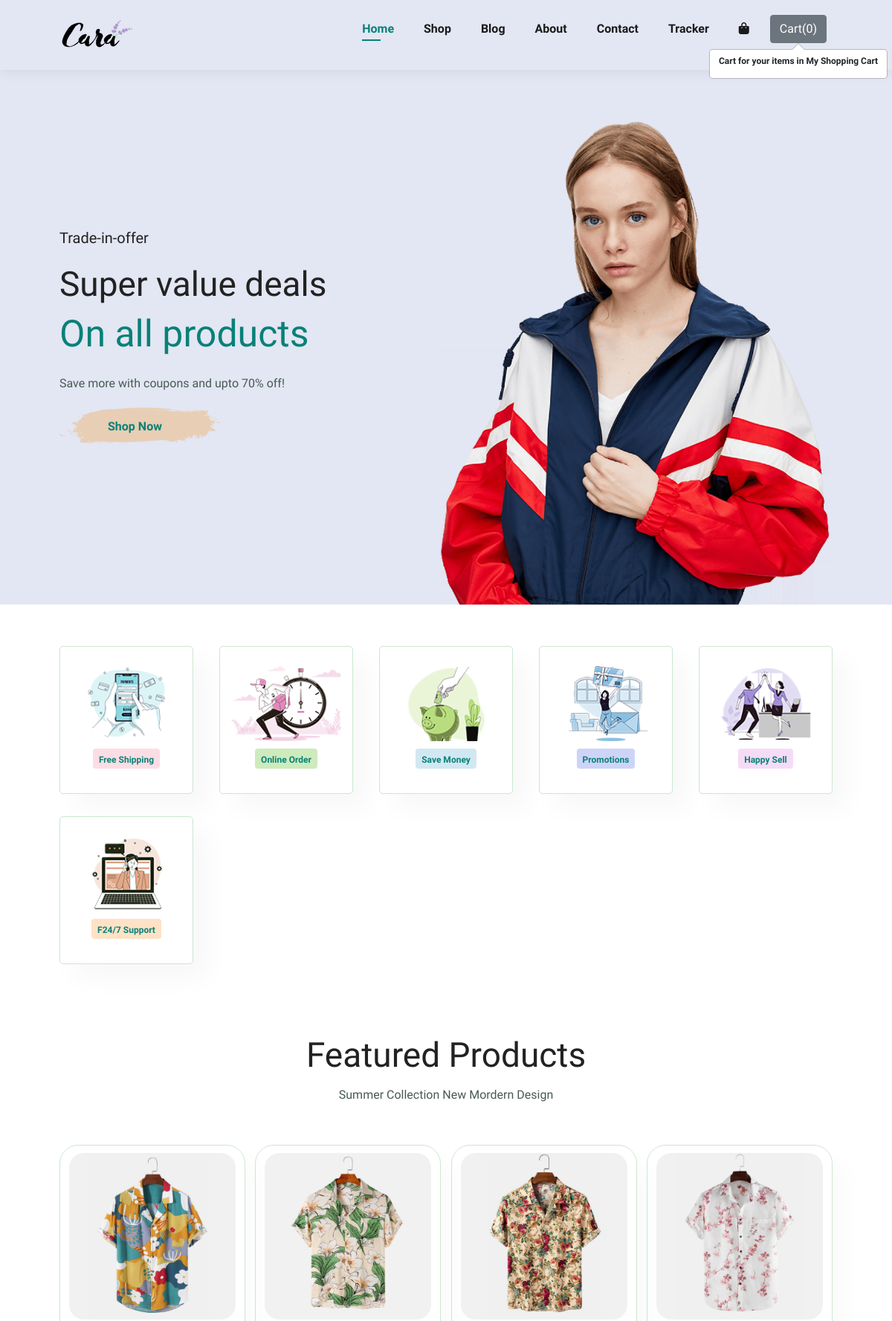
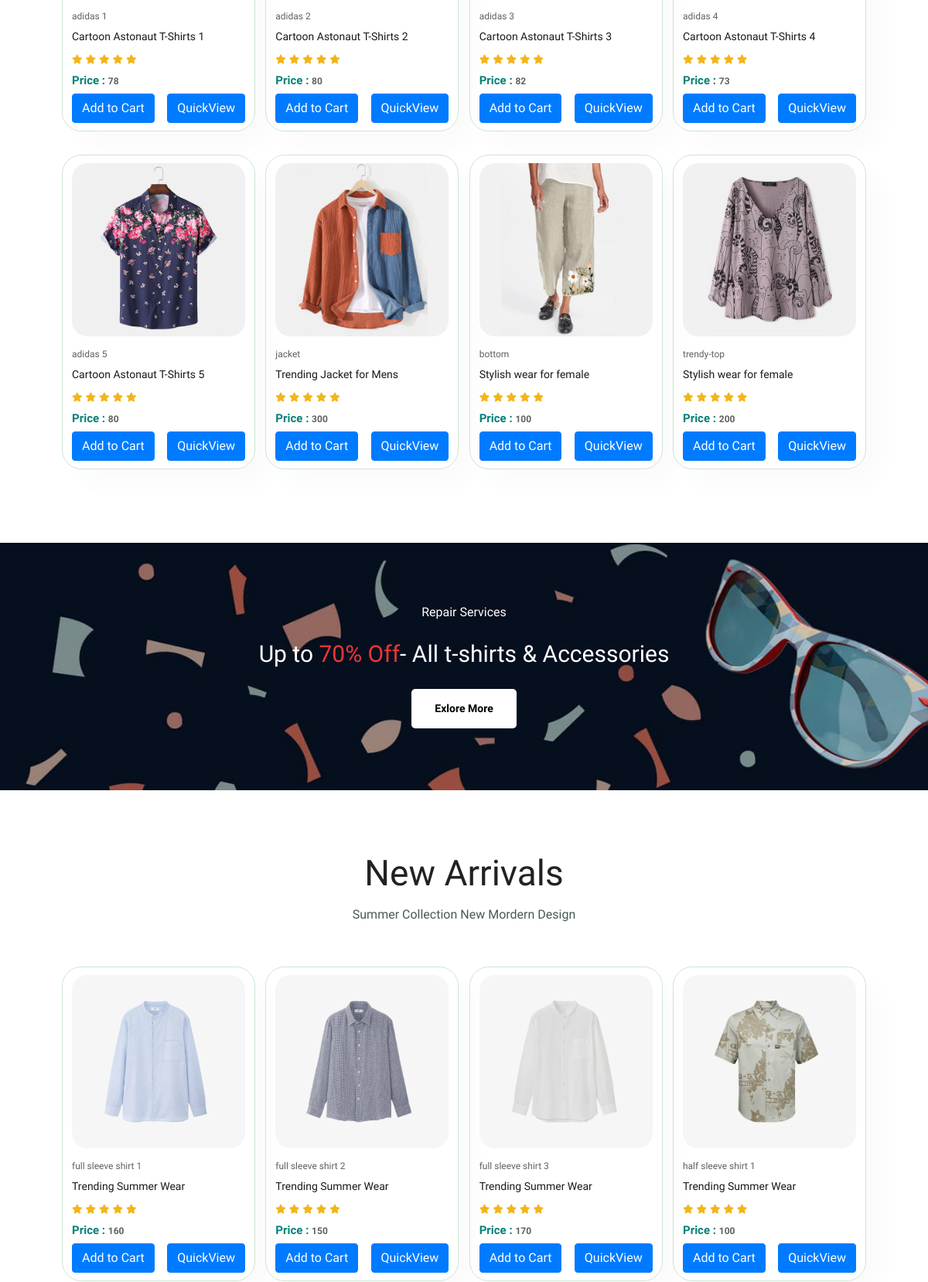
Page /cart/ (upper part) on the committed database (2 pictures, top to bottom).
### cart/models.py (models this page shows, shortened)
class Products(models.Model):
    product_id = models.AutoField
    product_name = models.CharField(max_length=50)
    category = models.CharField(max_length=50 , default="")
    subcategory = models.CharField(max_length=50 , default="")
    price = models.IntegerField(default=0)
    desc = models.CharField(max_length=300)
    pub_date = models.DateField()
    image = models.ImageField(upload_to='cart/images' , default='')

### cart/views.py (the view)
# urls.py: path('' , views.home , name='home'),
def home(request):
    products = Products.objects.all()
    params = {
        'products' : products ,
    }
    return render(request , 'cart/home.html' , params )

### cart/templates/cart/home.html (shortened to what this page needs)
{% extends 'cart/base.html' %} {% block content %}
<section id="hero">
    <h4>Trade-in-offer</h4>
    <h2>Super value deals</h2>
    <h1>On all products</h1>
    <p>Save more with coupons and upto 70% off!</p>
    <button>Shop Now</button>
</section>
<section id="feature" class="section-p1">
    <div class="fea-box">
        <img src="/static/cart/img/features/f1.png" alt="">
        <h6>Free Shipping</h6>
    </div>
    <div class="fea-box">
        <img src="/static/cart/img/features/f2.png" alt="">
        <h6>Online Order</h6>
    </div>
    <div class="fea-box">
        <img src="/static/cart/img/features/f3.png" alt="">
        <h6>Save Money</h6>
    </div>
    <div class="fea-box">
        <img src="/static/cart/img/features/f4.png" alt="">
        <h6>Promotions</h6>
    </div>
    <div class="fea-box">
        <img src="/static/cart/img/features/f5.png" alt="">
        <h6>Happy Sell</h6>
    </div>
    <div class="fea-box">
        <img src="/static/cart/img/features/f6.png" alt="">
        <h6>F24/7 Support</h6>
    </div>
</section>
<section id="product1" class="section-p1">
    <h2>Featured Products</h2>
    <p>Summer Collection New Mordern Design</p>
    <div class="prod-container">
        {% for i in products|slice:"0:8" %}
        <div class="prod">
            <img src="/media/{{i.image}}" alt="">
            <div class="des">
                <span>{{i.product_name}}</span>
                <h5 id="namepr{{i.id}}">{{i.desc}}</h5>
                <div class="stars">
                    <i class="fas fa-star"></i>
                    <i class="fas fa-star"></i>
                    <i class="fas fa-star"></i>
                    <i class="fas fa-star"></i>
                    <i class="fas fa-star"></i>
                </div>
                <h4>Price : <span id="pricepr{{i.id}}">{{i.price}}</span></h4>
            </div>
            <div class="btns" style="display: flex;justify-content:space-between;margin-top:-10px">
                <span id="divpr{{i.id}}" class="divpr">
                    <button id="pr{{i.id}}" class="btn btn-primary cart">Add to Cart</button>
                    </span>
                <a href="/cart/products/{{i.id}}">
                    <button id="qv{{i.id}}" class="btn btn-primary cart">QuickView</button>
                </a>
            </div>
        </div>
        {% endfor %}
    </div>
</section>
<section id="banner" class="section-m1">
    <h4>Repair Services</h4>
    <h2>Up to <span>70% Off</span>- All t-shirts & Accessories</h2>
    <button class="normal">Exlore More</button>
</section>
<section id="product1" class="section-p1">
    <h2>New Arrivals</h2>
    <p>Summer Collection New Mordern Design</p>
    <div class="prod-container">
        {% for i in products|slice:"8:16" %}
        <div class="prod">
            <img src="/media/{{i.image}}" alt="">
            <div class="des">
                <span>{{i.product_name}}</span>
                <h5 id="namepr{{i.id}}">{{i.desc}}</h5>
                <div class="stars">
                    <i class="fas fa-star"></i>
                    <i class="fas fa-star"></i>
                    <i class="fas fa-star"></i>
                    <i class="fas fa-star"></i>
                    <i class="fas fa-star"></i>
                </div>
                <h4>Price : <span id="pricepr{{i.id}}">{{i.price}}</span></h4>
            </div>
            <div class="btns" style="display: flex;justify-content:space-between;margin-top:-10px">
                <span id="divpr{{i.id}}" class="divpr">
                    <button id="pr{{i.id}}" class="btn btn-primary cart">Add to Cart</button>
                    </span>
                <a href="/cart/products/{{i.id}}">
                    <button id="qv{{i.id}}" class="btn btn-primary cart">QuickView</button>
                </a>
            </div>
        </div>
        {% endfor %}
    </div>
</section>
{% endblock content %}

### cart/static/cart/css/style.css (style rules this page uses)
* { margin: 0; padding: 0; box-sizing: border-box; font-family: "Spartan", sans-serif; }
html { scroll-behavior: smooth; }
h1 { font-size: 50px; line-height: 64px; color: #222; }
h2 { font-size: 46px; line-height: 54px; color: #222; }
h4 { font-size: 20px; color: #222; }
h6 { font-weight: 700; font-size: 12px; }
p { font-size: 16px; color: #465b52; margin: 15px 0 20px 0; }
.section-p1 { padding: 40px 80px; }
.section-m1 { margin: 40px 0; }
button.normal { font-size: 14px; font-weight: 600; padding: 15px 30px; color: #000; background-color: #fff; border-radius: 5px; cursor: pointer; border: none; outline: none; transition: 0.2s; }
body { width: 100%; }
#hero { background-image: url('../img/hero4.png'); height: 90vh; width: 100%; background-size: cover; background-position: top 25% right 0%; padding: 0 80px; display: flex; flex-direction: column; align-items: flex-start; justify-content: center; }
#hero h4 { padding-bottom: 15px; }
#hero h1 { color: #088178; }
#hero button { background-image: url('../img/button.png'); background-color: transparent; color: #088178; border: 0; padding: 14px 80px 14px 65px; background-repeat: no-repeat; cursor: pointer; font-weight: 700; font-size: 16px; }
#feature { display: flex; align-items: center; justify-content: space-between; flex-wrap: wrap; }
#feature .fea-box img { width: 100%; margin-bottom: 10px; }
#feature .fea-box { width: 180px; text-align: center; padding: 25px 15px; box-shadow: 20px 20px 34px rgba(0, 0, 0, 0.03); border: 1px solid #cce7d0; border-radius: 5px; margin: 15px 0; }
#feature .fea-box h6 { display: inline-block; padding: 9px 8px 6px 8px; line-height: 1; border-radius: 4px; color: #088178; background-color: #fddde4; }
#feature .fea-box:nth-child(2) h6 { background-color: #cdebbc; }
#feature .fea-box:nth-child(3) h6 { background-color: #d1e8f2; }
#feature .fea-box:nth-child(4) h6 { background-color: #cdd4f8; }
#feature .fea-box:nth-child(5) h6 { background-color: #f6dbf6; }
#feature .fea-box:nth-child(6) h6 { background-color: #ffe2c5; }
#product1 { text-align: center; }
#product1 .prod-container { display: flex; justify-content: space-between; padding-top: 20px; flex-wrap: wrap; }
#product1 .prod { width: 23%; min-width: 250px; padding: 10px 12px; border: 1px solid #cce7d0; border-radius: 25px; cursor: pointer; box-shadow: 20px 20px 30px rgba(0, 0, 0, 0.02); margin: 15px 0; transition: 0.2s ease; position: relative; }
#product1 .prod img { width: 100%; border-radius: 20px; }
#product1 .prod .des { text-align: start; padding: 10px 0; position: relative; }
#product1 .prod .des span { color: #606063; font-size: 12px; }
#product1 .prod .des h5 { padding-top: 7px; color: #1a1a1a; font-size: 14px; }
#product1 .prod .des i { font-size: 12px; color: rgb(243, 181, 25); }
#product1 .prod .des h4 { padding-top: 7px; font-size: 15px; font-weight: 700; color: #088178; }
#banner { display: flex; flex-direction: column; justify-content: center; align-items: center; text-align: center; background-image: url('../img/banner/b2.jpg'); width: 100%; height: 40vh; background-size: cover; background-position: center; }
#banner h4 { color: #fff; font-size: 16px; }
#banner h2 { color: #fff; font-size: 30px; padding: 10px 0; }
#banner h2 span { color: #ef3636; }

### rows in the picture
Products: image (picture), product_name "adidas 1", desc "Cartoon Astonaut T-Shirts 1", price "78"
Products: image (picture), product_name "adidas 2", desc "Cartoon Astonaut T-Shirts 2", price "80"
Products: image (picture), product_name "adidas 3", desc "Cartoon Astonaut T-Shirts 3", price "82"
Products: image (picture), product_name "adidas 4", desc "Cartoon Astonaut T-Shirts 4", price "73"
Products: image (picture), product_name "adidas 5", desc "Cartoon Astonaut T-Shirts 5", price "80"
Products: image (picture), product_name "jacket", desc "Trending Jacket for Mens", price "300"
Products: image (picture), product_name "bottom", desc "Stylish wear for female", price "100"
Products: image (picture), product_name "trendy-top", desc "Stylish wear for female", price "200"
Products: image (picture), product_name "full sleeve shirt 1", desc "Trending Summer Wear", price "160"
Products: image (picture), product_name "full sleeve shirt 2", desc "Trending Summer Wear", price "150"
Products: image (picture), product_name "full sleeve shirt 3", desc "Trending Summer Wear", price "170"
Products: image (picture), product_name "half sleeve shirt 1", desc "Trending Summer Wear", price "100"
